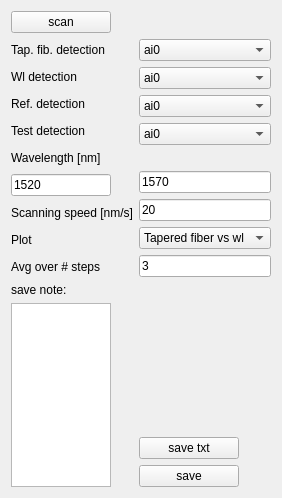
<?xml version="1.0" encoding="UTF-8"?>
<ui version="4.0">
 <class>Form</class>
 <widget class="QWidget" name="Form">
  <property name="geometry">
   <rect>
    <x>0</x>
    <y>0</y>
    <width>275</width>
    <height>498</height>
   </rect>
  </property>
  <property name="sizePolicy">
   <sizepolicy hsizetype="Fixed" vsizetype="Fixed">
    <horstretch>0</horstretch>
    <verstretch>0</verstretch>
   </sizepolicy>
  </property>
  <property name="windowTitle">
   <string>Form</string>
  </property>
  <layout class="QGridLayout" name="gridLayout">
   <item row="4" column="1">
    <layout class="QVBoxLayout" name="verticalLayout_9">
     <item>
      <spacer name="verticalSpacer_8">
       <property name="orientation">
        <enum>Qt::Vertical</enum>
       </property>
       <property name="sizeHint" stdset="0">
        <size>
         <width>20</width>
         <height>40</height>
        </size>
       </property>
      </spacer>
     </item>
     <item>
      <widget class="QPushButton" name="btn_save_txt">
       <property name="minimumSize">
        <size>
         <width>100</width>
         <height>0</height>
        </size>
       </property>
       <property name="maximumSize">
        <size>
         <width>100</width>
         <height>16777215</height>
        </size>
       </property>
       <property name="text">
        <string>save txt</string>
       </property>
      </widget>
     </item>
     <item>
      <widget class="QPushButton" name="btn_save">
       <property name="minimumSize">
        <size>
         <width>100</width>
         <height>0</height>
        </size>
       </property>
       <property name="maximumSize">
        <size>
         <width>100</width>
         <height>16777215</height>
        </size>
       </property>
       <property name="text">
        <string>save</string>
       </property>
      </widget>
     </item>
    </layout>
   </item>
   <item row="4" column="0">
    <layout class="QVBoxLayout" name="verticalLayout_8">
     <item>
      <widget class="QLabel" name="label_save_note">
       <property name="text">
        <string>save note:</string>
       </property>
      </widget>
     </item>
     <item>
      <widget class="QTextEdit" name="info_text">
       <property name="minimumSize">
        <size>
         <width>100</width>
         <height>0</height>
        </size>
       </property>
       <property name="maximumSize">
        <size>
         <width>100</width>
         <height>400</height>
        </size>
       </property>
      </widget>
     </item>
    </layout>
   </item>
   <item row="1" column="1">
    <layout class="QVBoxLayout" name="verticalLayout_4">
     <item>
      <widget class="QComboBox" name="comboBox_wavelength">
       <item>
        <property name="text">
         <string>ai0</string>
        </property>
       </item>
       <item>
        <property name="text">
         <string>ai1</string>
        </property>
       </item>
       <item>
        <property name="text">
         <string>ai2</string>
        </property>
       </item>
       <item>
        <property name="text">
         <string>ai3</string>
        </property>
       </item>
       <item>
        <property name="text">
         <string>ai4</string>
        </property>
       </item>
       <item>
        <property name="text">
         <string>ai5</string>
        </property>
       </item>
       <item>
        <property name="text">
         <string>ai6</string>
        </property>
       </item>
      </widget>
     </item>
     <item>
      <widget class="QComboBox" name="comboBox_detection">
       <item>
        <property name="text">
         <string>ai0</string>
        </property>
       </item>
       <item>
        <property name="text">
         <string>ai1</string>
        </property>
       </item>
       <item>
        <property name="text">
         <string>ai2</string>
        </property>
       </item>
       <item>
        <property name="text">
         <string>ai3</string>
        </property>
       </item>
       <item>
        <property name="text">
         <string>ai4</string>
        </property>
       </item>
       <item>
        <property name="text">
         <string>ai5</string>
        </property>
       </item>
       <item>
        <property name="text">
         <string>ai6</string>
        </property>
       </item>
       <item>
        <property name="text">
         <string>ai7</string>
        </property>
       </item>
      </widget>
     </item>
     <item>
      <widget class="QComboBox" name="comboBox_pd_no_disk">
       <item>
        <property name="text">
         <string>ai0</string>
        </property>
       </item>
       <item>
        <property name="text">
         <string>ai1</string>
        </property>
       </item>
       <item>
        <property name="text">
         <string>ai2</string>
        </property>
       </item>
       <item>
        <property name="text">
         <string>ai3</string>
        </property>
       </item>
       <item>
        <property name="text">
         <string>ai4</string>
        </property>
       </item>
       <item>
        <property name="text">
         <string>ai5</string>
        </property>
       </item>
       <item>
        <property name="text">
         <string>ai6</string>
        </property>
       </item>
       <item>
        <property name="text">
         <string>ai7</string>
        </property>
       </item>
      </widget>
     </item>
     <item>
      <widget class="QComboBox" name="comboBox_test_detection">
       <item>
        <property name="text">
         <string>ai0</string>
        </property>
       </item>
       <item>
        <property name="text">
         <string>ai1</string>
        </property>
       </item>
       <item>
        <property name="text">
         <string>ai2</string>
        </property>
       </item>
       <item>
        <property name="text">
         <string>ai3</string>
        </property>
       </item>
       <item>
        <property name="text">
         <string>ai4</string>
        </property>
       </item>
       <item>
        <property name="text">
         <string>ai5</string>
        </property>
       </item>
       <item>
        <property name="text">
         <string>ai6</string>
        </property>
       </item>
       <item>
        <property name="text">
         <string>ai7</string>
        </property>
       </item>
      </widget>
     </item>
     <item>
      <spacer name="horizontalSpacer">
       <property name="orientation">
        <enum>Qt::Horizontal</enum>
       </property>
       <property name="sizeHint" stdset="0">
        <size>
         <width>40</width>
         <height>20</height>
        </size>
       </property>
      </spacer>
     </item>
     <item>
      <widget class="QLineEdit" name="edit_wl_stop">
       <property name="text">
        <string>1570</string>
       </property>
      </widget>
     </item>
     <item>
      <widget class="QLineEdit" name="lineedit_scanning_speed">
       <property name="text">
        <string>20</string>
       </property>
      </widget>
     </item>
     <item>
      <widget class="QComboBox" name="comboBox_plotting_coarse_scan">
       <item>
        <property name="text">
         <string>Tapered fiber vs wl</string>
        </property>
       </item>
       <item>
        <property name="text">
         <string>Reference vs wl</string>
        </property>
       </item>
       <item>
        <property name="text">
         <string>Tap/ref</string>
        </property>
       </item>
       <item>
        <property name="text">
         <string>pre filter</string>
        </property>
       </item>
       <item>
        <property name="text">
         <string>Test norm</string>
        </property>
       </item>
      </widget>
     </item>
     <item>
      <widget class="QLineEdit" name="lineEdit_avg_over_x_steps">
       <property name="text">
        <string>3</string>
       </property>
      </widget>
     </item>
    </layout>
   </item>
   <item row="0" column="0">
    <layout class="QVBoxLayout" name="verticalLayout_2">
     <item>
      <widget class="QPushButton" name="btn_scan">
       <property name="maximumSize">
        <size>
         <width>100</width>
         <height>16777215</height>
        </size>
       </property>
       <property name="text">
        <string>scan</string>
       </property>
      </widget>
     </item>
    </layout>
   </item>
   <item row="1" column="0">
    <layout class="QVBoxLayout" name="verticalLayout_3">
     <item>
      <widget class="QLabel" name="label_5">
       <property name="text">
        <string>Tap. fib. detection</string>
       </property>
      </widget>
     </item>
     <item>
      <widget class="QLabel" name="label_3">
       <property name="text">
        <string>Wl detection</string>
       </property>
      </widget>
     </item>
     <item>
      <widget class="QLabel" name="label_6">
       <property name="text">
        <string>Ref. detection</string>
       </property>
      </widget>
     </item>
     <item>
      <widget class="QLabel" name="label_4">
       <property name="text">
        <string>Test detection</string>
       </property>
      </widget>
     </item>
     <item>
      <widget class="QLabel" name="label_wavelength">
       <property name="text">
        <string>Wavelength [nm]</string>
       </property>
      </widget>
     </item>
     <item>
      <widget class="QLineEdit" name="edit_wl_start">
       <property name="maximumSize">
        <size>
         <width>100</width>
         <height>16777215</height>
        </size>
       </property>
       <property name="text">
        <string>1520</string>
       </property>
      </widget>
     </item>
     <item>
      <widget class="QLabel" name="label">
       <property name="text">
        <string>Scanning speed [nm/s]</string>
       </property>
      </widget>
     </item>
     <item>
      <widget class="QLabel" name="plot_label">
       <property name="text">
        <string>Plot</string>
       </property>
      </widget>
     </item>
     <item>
      <widget class="QLabel" name="label_2">
       <property name="text">
        <string>Avg over # steps</string>
       </property>
      </widget>
     </item>
    </layout>
   </item>
   <item row="0" column="1">
    <layout class="QVBoxLayout" name="verticalLayout"/>
   </item>
  </layout>
 </widget>
 <resources/>
 <connections/>
</ui>
